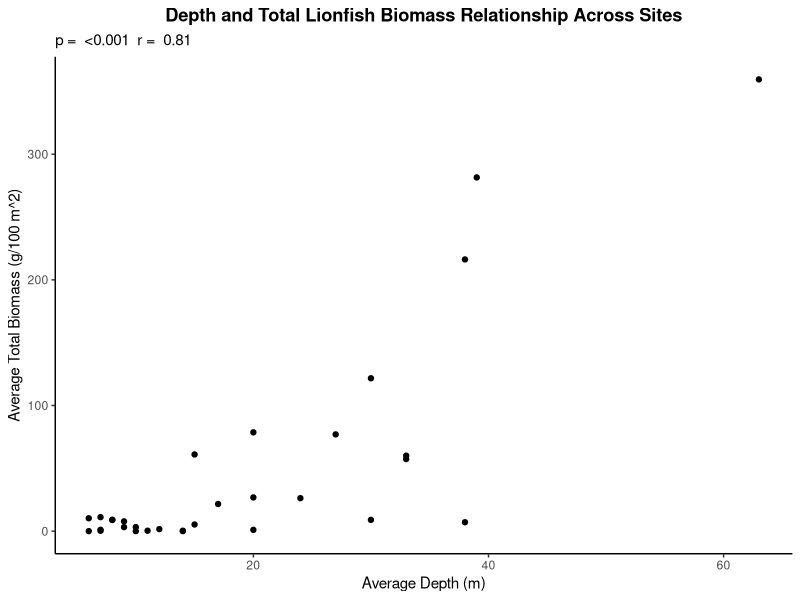
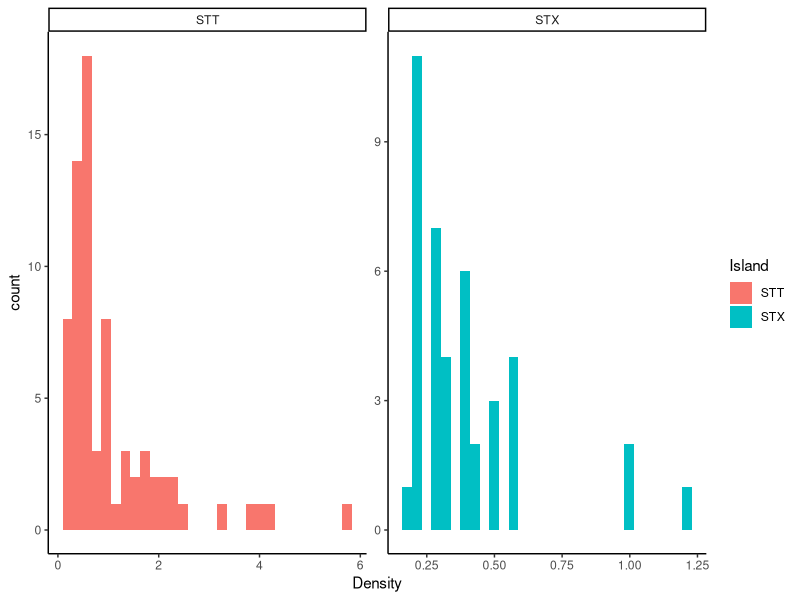
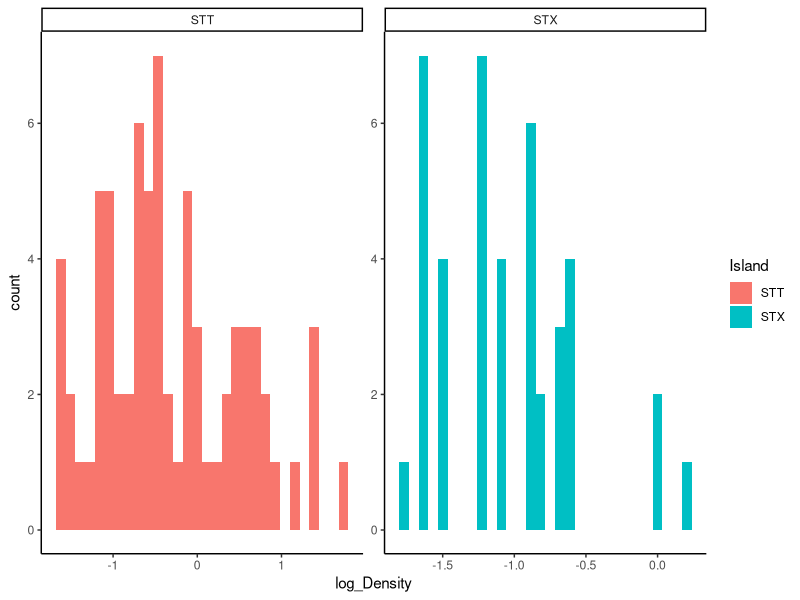
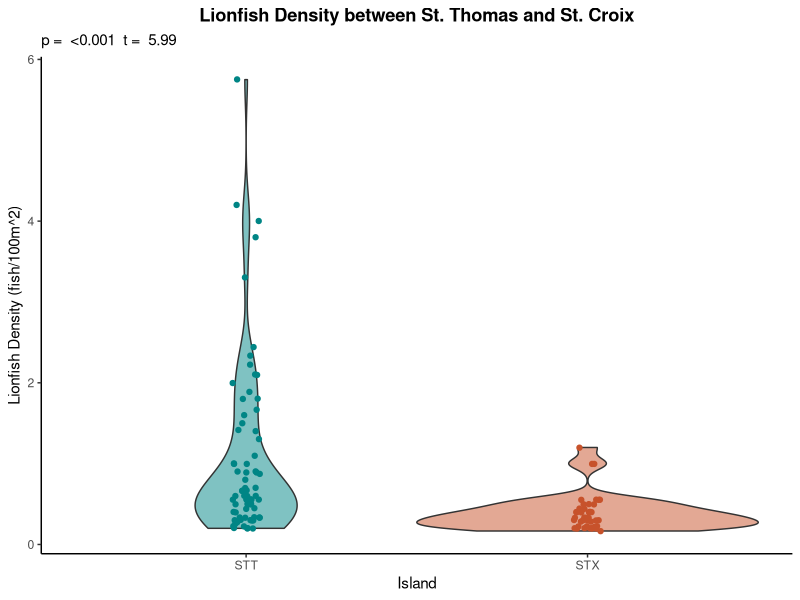

Source code (R) for these figures, in order:
# MES 503 Lab Assignment 2
# Exploring correlation and t-tests with TCRMP data

# 9/15/2026
# Created by Kayla Blincow (with help from ChatGPT)
# ------------------------------------------------------------------------------

# INSTRUCTIONS

# Complete this script as you work through the assignment.
#
# - Replace every "# FILL IN" section with your own code or written response.
# - Comment your code so that someone else can follow your workflow.
# - Do not delete the research questions or prompts.
# - Your script should run from beginning to end without errors.
# - Save this script as: LastName_FirstName_MES503_LabAssignment2.R
# - Submit your completed script to Brightspace by the deadline.

#### SCENARIO

# TCRMP LIONFISH DATA

# In the USVI, the Territorial Coral Reef Monitoring Program (TCRMP) conducts
# annual to semi-annual monitoring to assess multiple aspects of reef health,
# including fish communities. TCRMP fish census methods include a combination of
# belt transects and roving diver surveys. TCRMP has been reporting the abundance
# and biomass of lionfish since they were first encountered in 2011. As of 2022,
# TCRMP has monitoring data for 34 sites: 10 mesophotic reefs (> 30 m depth),
# 13 nearshore reefs (~10 m), and 11 offshore reefs (~15 m).

# The data used in this assignment are real TCRMP data that have been summarized
# to include information on lionfish observed at monitoring sites on St. Croix
# and St. Thomas from 2011 to 2022.

# VARIABLES:
# Location     - TCRMP monitoring site
# SampleYear   - Year data were collected
# TotalCount   - Total number of lionfish observed across all transects conducted
#                at each site, each year
# ntrans       - Number of belt transects conducted at each site, each year
# Biomass      - Total biomass of lionfish observed at each site, each year
# Code         - Three-character identifying code for the TCRMP monitoring site
# Island       - Island where the site is located (STT, STX)
# ReefComplex  - Type of reef (mesophotic, nearshore, offshore)
# Depth        - Average depth at the monitoring site


#### PART 1: SET UP YOUR SCRIPT & GET TO KNOW YOUR DATA

# Write code to clear your workspace, load necessary packages and import your
# data file.

#Clear Workspace:
rm(list = ls())

#Load Packages:
library(tidyverse)

#Import Data File:
lionfish <- read.csv("TCRMP_Lionfish.csv")

# Explore your newly imported dataset.

#Looking at the first 6 rows
head(lionfish)

#Looking at the structure
str(lionfish)

# Is there anything about the structure of the dataset that you think is
# important to understand before beginning the analyses?

# There are 352 observations of 9 variables (5 discrete and 4 continuous)
#lionfish counts were recorded at a site even if it was 0 and sampling occurred from 2011 to 2022.
#The number of transects was inconsistent across sites and years



#### PART 2: CORRELATION

# RESEARCH QUESTION:
# Is there a relationship between depth and total lionfish biomass observed at
# each site (across all years)?

# To address this question you must:
# 1. Complete necessary data wrangling tasks 
# 2. Test for a correlation between the variables of interest. 
# 3. Create a visual of the relationship that includes appropriate axis labels,
#    units, an informative title, and the p-value and correlation coefficient
#    from your correlation test.
# 4. Intepret the results of your correlation test and visual. What does it mean
#    statistically? What does it mean ecologically?

# HINT: The original dataset contains multiple observations for each monitoring
# location because sites were sampled across multiple years.To answer this 
# research question, we want ONE observation per location.

lionfish.cor <- lionfish |>
  group_by(Location)|> #Grouping by Location to assist next step
  summarize(Avg.Biomass = mean(Biomass), #Summarizing the average total biomass and depth for each location
            Avg.Depth = mean(Depth))

Depth_Biomass_cor <- cor.test(lionfish.cor$Avg.Depth, lionfish.cor$Avg.Biomass) #Depth v Biomass Correlation test
#They are significantly correlated (low p value)!

ggplot(data = lionfish.cor, aes(x = Avg.Depth, y = Avg.Biomass)) +
  geom_point() + #Plotting the correlation between average total lionfish biomass and average depth across sites
  labs(x = "Average Depth (m)", #Labelling axes and including p and r values
       y = "Average Total Biomass (g/100 m^2)", 
       title = "Depth and Total Lionfish Biomass Relationship Across Sites", 
       subtitle = paste("p = ", format.pval(Depth_Biomass_cor$p.value, digits = 2, eps = 0.001), " r = ", round(Depth_Biomass_cor$estimate, 2))) +
  theme_classic() + #making it look pretty
  theme(plot.title = element_text(hjust = 0.5, face = "bold"))

# The correlation test and visual show that the lionfish Average Total Biomass (g/100 m^2) of sites is significantly (p = <0.001) correlated to the Average Depth (m) of sites statistically. This relationship has a positive correlation coefficient (r = 0.81), meaning that Average Total Biomass (g/m^2) appears to increase as Average Depth (m) increases.





#### PART 3: T-TEST

# RESEARCH QUESTION:
# In cases where multiple lionfish were observed, did they tend to occur at
# higher density on St. Thomas or St. Croix?

# To address this question you must:
# 1. Complete the necessary data wrangling tasks.
# 2. Create a preliminary visualization comparing lionfish density between the
#    two islands. Do you notice anything you might need to address?
# 3. Check the assumptions of the t-test, and state whether your assumptions are
#    met or violated. If they are violated, research what you can do, and implement
#    a fix. Document what you did and why--include a visualization if appropriate.
# 4. Conduct a t-test that addresses the research question.
# 5. Create a visual to accompany your statistical test that includes appropriate
#    axis labels, units, an informative title, and the p-value and test statistic
#    from your t-test.
# 6. Provide a written interpretation of your results. Write your t-test results
#    as you would if you were presenting them in a peer-reviewed paper. Also 
#    include an ecological interpretation of your results. 


# Use the information below to prepare your data:
# - An observation of MULTIPLE lionfish means that TotalCount is greater than 1.
# - Density = TotalCount / Number of Transects
# - Density is expressed in units of fish/100 m^2.
# - Consider how your statistical interpretation might need to change if you 
#   change your data as a result of assumption violations.

lionfish_density <- lionfish |>
  filter(TotalCount > 1) |> #Filtering out cases where 1 or less lionfish were observed
  mutate(Density = TotalCount/ntrans, #Dividing total fish count by number of transects to calculate Density
         log_Density = log(Density)) #Using log() to make density have a normal distribution for t test

ggplot(lionfish_density, aes(x = Density, fill = Island)) + #Creating graph of density to see distribution
  geom_histogram() + #Using histogram so y-axis is frequency
  facet_wrap(~ Island, nrow = 1, scales = "free") + #Creating separate graphed section for each Island
  theme_classic() #Making it look pretty
#t-test assumptions violated, not all data is normally distributed
#Logging density should normalize the distribution (added to previous mutation)
#source: https://en.wikipedia.org/wiki/Log-normal_distribution

ggplot(lionfish_density, aes(x = log_Density, fill = Island)) + #Creating graph of density to see distribution
  geom_histogram() + #Using histogram so y-axis is frequency
  facet_wrap(~ Island, nrow = 1, scales = "free") + #Creating separate graphed section for each Island
  theme_classic() #Making it look pretty
#gorgeous (maybe) normal distribution :)

Density_ttest <- t.test(log_Density ~ Island, data = lionfish_density) #Completing Lionfish Density ttest
#Significant difference in lionfish density (Low p value)! 

ggplot(lionfish_density, aes(x = Island, y = Density, fill = Island)) + #Plotting Density x Island
  geom_violin(width = 1, alpha = 0.5) + #Creating Violin graph to show Density distribution between Islands
  geom_jitter(width = 0.04, aes(color = Island)) + #Jittering data points to better visualize distribution
  scale_color_manual(values = c(hcl.colors(2, palette = "Geyser"))) + #Coloring data points
  scale_fill_manual(values = c(hcl.colors(2, palette = "Geyser"))) + #Coloring Violins
  labs(x = "Island", #Labelleing axes and adding p and t values
       y = "Lionfish Density (fish/100m^2)", 
       title = "Lionfish Density between St. Thomas and St. Croix",
       subtitle = paste("p = ", format.pval(Density_ttest$p.value, digits = 2, eps = 0.001), 
                        " t = ", round(Density_ttest$statistic, 2))) +
  theme_classic() + #Making it look pretty
  theme(plot.title = element_text(hjust = 0.5, face = "bold"), legend.position = "none")

# Welch's two-sample t-test indicated a significant difference in lionfish density between St. Thomas and St. Croix populations (t(df) = 5.99(111); p < 0.001). Distribution of the Violin Plots suggests that lionfish appeared in greater density around St. Thomas than around St. Croix per 100 meter squared volume of water.



#### FINAL CHECK

# Before submitting, make sure you have:

# DATA & CODE
# [X] Successfully imported the data.
# [X] Explored and checked your data before beginning your analyses.
# [X] Completed all required data wrangling.
# [X] Added comments that explain important steps in your workflow.

# ANALYSIS
# [X] Addressed each research question.
# [X] Considered the assumptions relevant to your statistical analyses.
# [X] Researched and documented how you addressed any violated assumptions.

# VISUALIZATIONS
# [X] Created all required visualizations.
# [X] Included appropriate axis labels, units, and titles.
# [X] Customized your visualizations appropriately.
# [X] Made sure your visualizations accurately represent your data.

# INTERPRETATION
# [X] Reported the important results from your statistical analyses.
# [X] Provided statistical interpretations of your results.
# [X] Connected your results back to the research questions.
# [X] Provided ecological interpretations where appropriate.

# FINAL SCRIPT
# [X] Answered all written questions and prompts.
# [X] Included citations or links for any outside resources you used.
# [X] Checked that your script runs from beginning to end without errors.
# [X] Saved your script using the required filename.

# SAVE YOUR SCRIPT AND SUBMIT TO BRIGHTSPACE!
